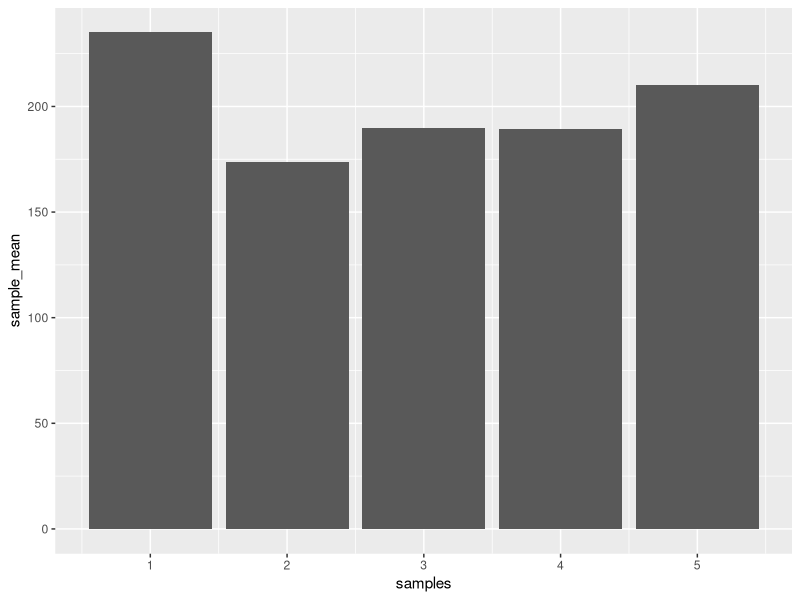
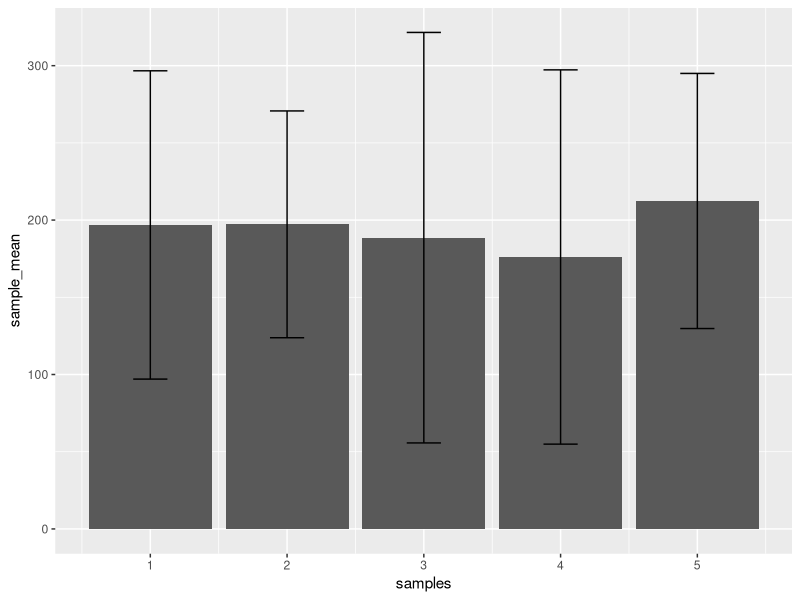
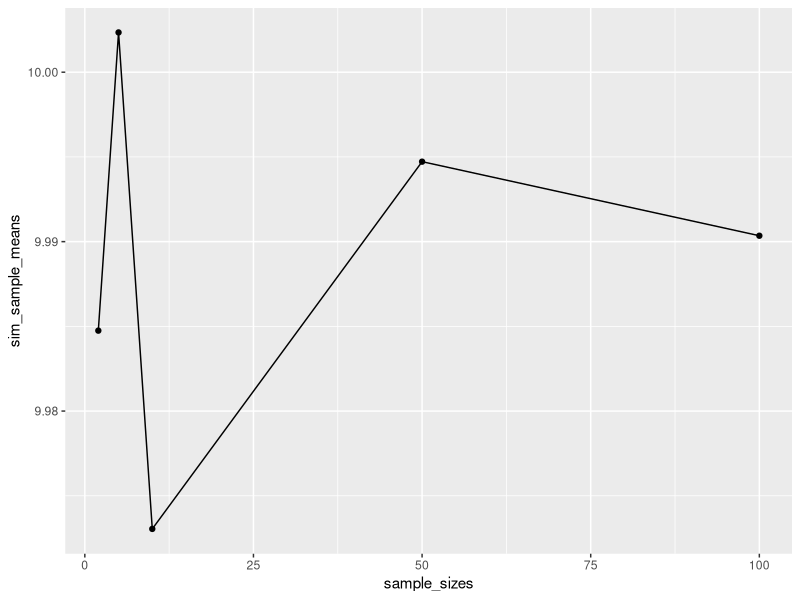
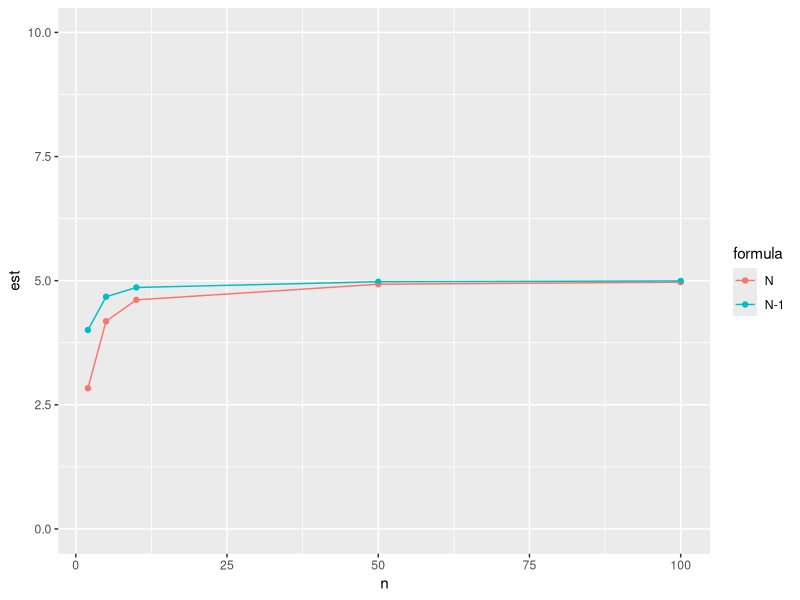

Source code (R) for these figures, in order:
## ---- chunk 1
knitr::opts_chunk$set(echo = TRUE, message = FALSE)

## ---- chunk 2
observations <- rnorm(5*25,mean=200, sd=100)
samples <- rep(1:5,each =25)
my_data <- data.frame(samples,observations)

library(dplyr)

means <- my_data %>%
  group_by(samples) %>%
  summarize(sample_mean = mean(observations))

library(ggplot2)

ggplot(means, aes(x = samples, y =sample_mean))+
  geom_bar(stat="identity")
#0
## ---- chunk 3
observations <- rnorm(5*25,mean=200, sd=100)
samples <- rep(1:5,each =25)
my_data <- data.frame(samples,observations)

means <- my_data %>%
  group_by(samples) %>%
  summarize(sample_mean = mean(observations),
            sample_sd = sd(observations))

ggplot(means, aes(x = samples, y =sample_mean))+
  geom_bar(stat="identity") +
  geom_errorbar(aes(ymin = sample_mean - sample_sd,
                    ymax = sample_mean + sample_sd),
                width = .25)
#0
## ---- chunk 4

observations <- rnorm(2*10000,mean=10, sd=5)
samples <- rep(1:10000,each =2)
my_data <- data.frame(samples,observations)

summarized_data <- my_data %>%
  group_by(samples) %>%
  summarize(sample_means = mean(observations))

mean(summarized_data$sample_means)

##

observations <- rnorm(5*10000,mean=10, sd=5)
samples <- rep(1:10000,each =5)
my_data <- data.frame(samples,observations)

summarized_data <- my_data %>%
  group_by(samples) %>%
  summarize(sample_means = mean(observations))

mean(summarized_data$sample_means)

#####

sample_sizes <- c(2,5,10,50,100)
sim_sample_means <- c()
for(i in 1: length(sample_sizes)){
  observations <- rnorm(sample_sizes [i]*10000,mean=10, sd=5)
  samples <- rep(1:10000,each = sample_sizes[i])
  my_data <- data.frame(samples,observations)
  
  summarized_data <- my_data %>%
    group_by(samples) %>%
    summarize(sample_means = mean(observations))

  sim_sample_means[i] <- mean(summarized_data$sample_means)
}

sim_data <- data.frame(sample_sizes, sim_sample_means)

ggplot(sim_data, aes(x=sample_sizes, y=sim_sample_means, group=1))+
  geom_point()+
  geom_line()
  coord_cartesian(ylim = c(0,20) )
  #0
## ---- chunk 5

sd_N <- function(x){
  sqrt(sum((mean(x)-x)^2) / length(x))
}
#####
sample_sizes <- c(2,5,10,50,100)
sim_sample_sd <- c()
sim_sample_sd_N <- c()
for(i in 1: length(sample_sizes)){
  observations <- rnorm(sample_sizes [i]*10000,mean=10, sd=5)
  samples <- rep(1:10000,each = sample_sizes[i])
  my_data <- data.frame(samples,observations)
  
  summarized_data <- my_data %>%
    group_by(samples) %>%
    summarize(sample_sd = sd(observations),
              sample_sd_N = sd_N(observations))

  sim_sample_sd[i] <- mean(summarized_data$sample_sd)
  sim_sample_sd_N[i] <- mean(summarized_data$sample_sd_N)
}

sim_data <- data.frame(n = rep(sample_sizes,2),
                       est = c(sim_sample_sd_N,sim_sample_sd),
                       formula = c(rep("N",5), rep("N-1",5)))

ggplot(sim_data, aes(x=n, y=est, group=formula, color = formula))+
  geom_point()+
  geom_line()+
  coord_cartesian(ylim = c(0,10) )

#0
